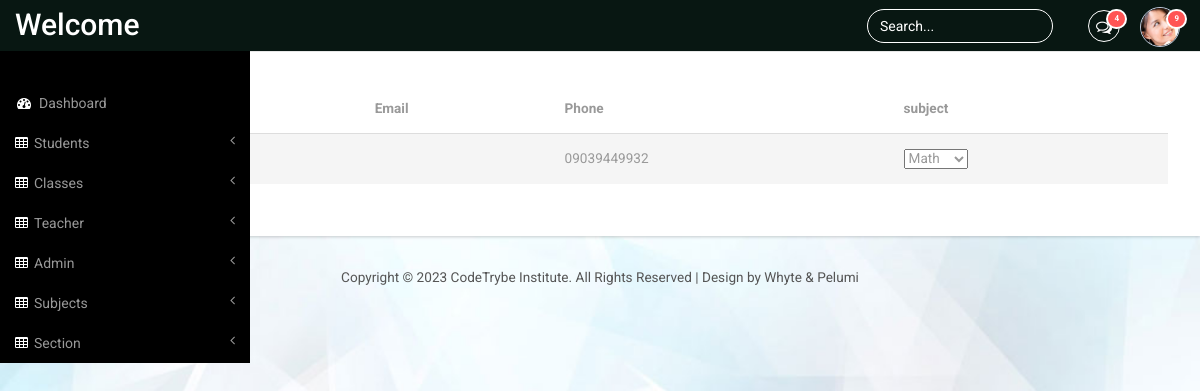
The page /view_teacher/1/ on the database as committed earlier.
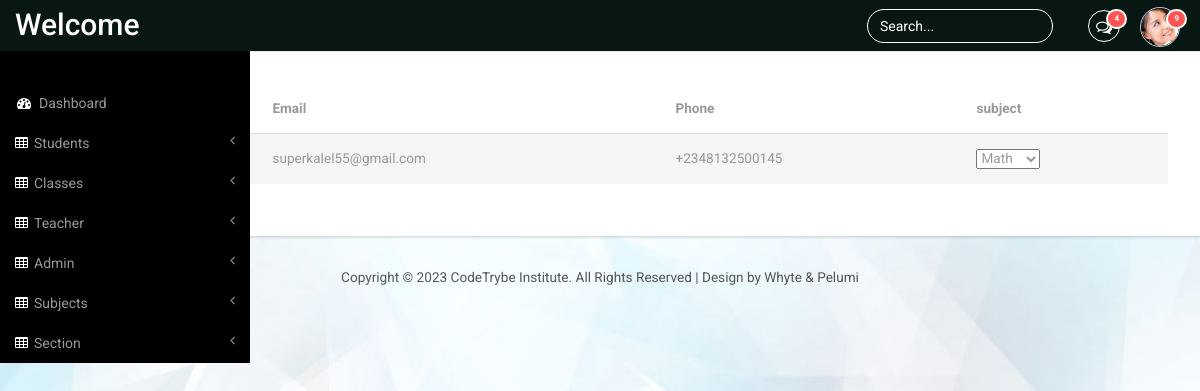
The same page on the database as committed later.
### panel/models.py (models this page shows, shortened)
class Teacher(models.Model):
    user = models.OneToOneField(User, on_delete=models.CASCADE)
    phone_number = models.CharField(max_length=20,default="+234-")
    email = models.EmailField(max_length=50)
    address = models.CharField(max_length=50,default="Default address")
    gender = models.CharField(max_length=40,default="male")
    role = models.CharField(max_length=20,default="teacher")

### panel/views.py (the view)
# urls.py: path('view_teacher/<int:id>/',views.view_teacher, name='panel-view-teacher'),
def view_teacher(request, id):
    user = get_object_or_404(Teacher, id=id)
    subjects = Subject.objects.filter(Teacher=user)
    context = {'user': user, 'subjects': subjects}
    return render(request, 'panel/v_tch.html', context)

### panel/models.py (called while the page is built)
    def __str__(self):
        return self.name

### panel/templates/panel/v_tch.html
{% extends "panel/base.html"%}
{% block content%}
<div class="container_bottom">
    <div class="col-mid-8 span_3">
        <div class="bs-example1" data-example-id="contextual-table">
            <table class="table">
                <thead>
                    <tr>
                        <th>Name</th>
                        <th>Email</th>
                        <th>Phone</th>
                        <th>subject</th>
                    </tr>
                </thead>
                <tbody>
                    <tr>
                        <tr class="active">
                        <td>{{ user.user }}</td>
                        <td>{{ user.email }}</td>
                        <td>{{ user.phone_number }}</td>
                        <td>
                        {% if subjects %}
                        <select>
                            {% for subject in subjects %}
                            <option value="Subject">{{subject}}</option>
                        {% endfor %}
                        </select>
                        {% endif %}
                    </td>
                    </tr>
                </tbody>
            </table>
        </div>
    </div>
</div>
{% endblock %}

Rows that differ between the two databases and show on the page:
changed Teacher: email (not shown) → "superkalel55@gmail.com"; phone_number "09039449932" → "+2348132500145"
